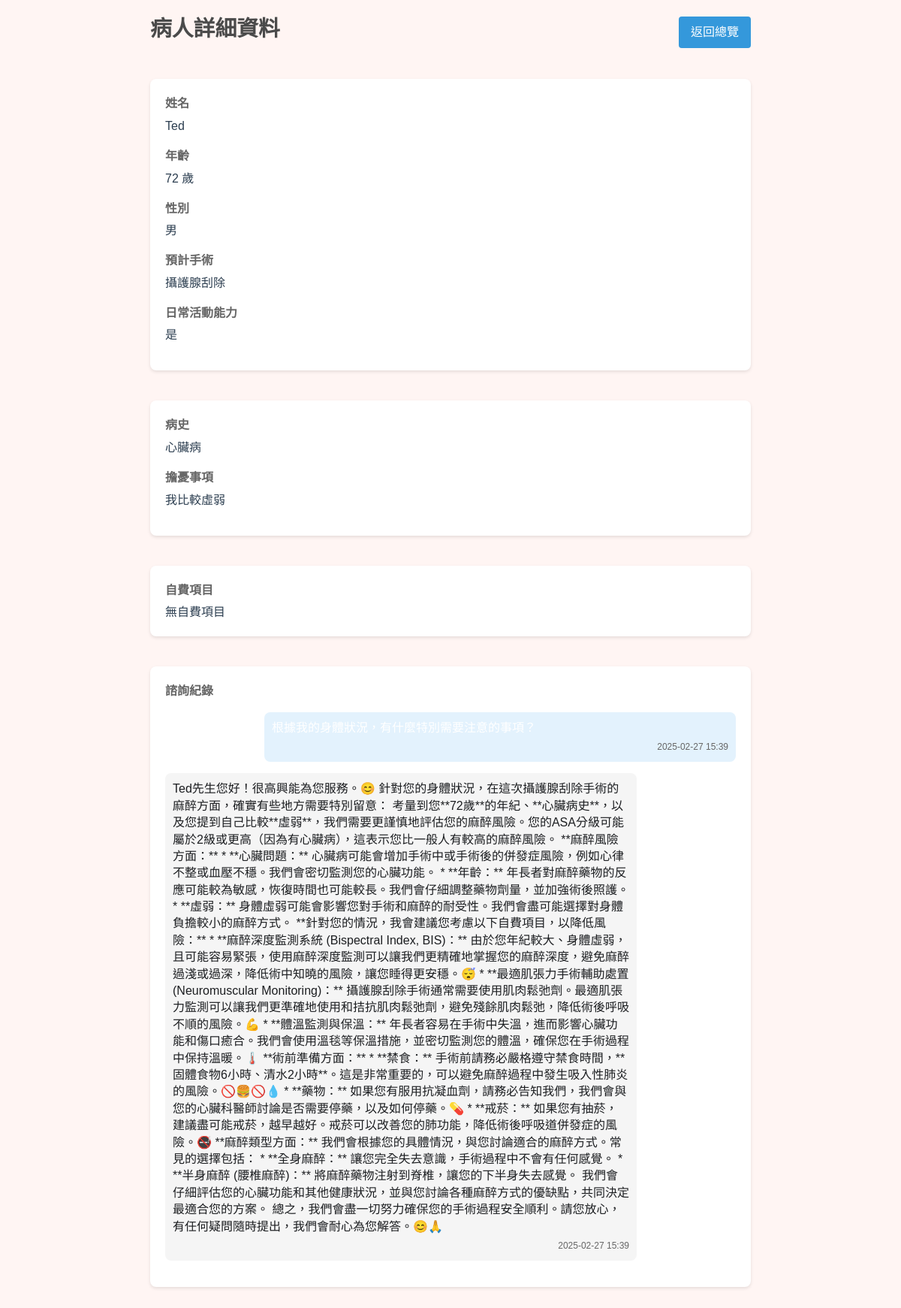
The page /admin/patient/6 (signed in) on the database its author committed.
### models.py (models this page shows)
class Patient(db.Model):
    id = db.Column(db.Integer, primary_key=True)
    sex = db.Column(db.String(10))
    age = db.Column(db.Integer)
    name = db.Column(db.String(100))
    operation = db.Column(db.String(200))
    cfs = db.Column(db.String(50))
    medical_history = db.Column(db.Text)
    worry = db.Column(db.Text)
    created_at = db.Column(db.DateTime, default=datetime.utcnow)
    self_pay_items = db.relationship('SelfPayItem', backref='patient', lazy=True)
    chat_history = db.relationship('ChatHistory', backref='patient', lazy=True)

class ChatHistory(db.Model):
    id = db.Column(db.Integer, primary_key=True)
    patient_id = db.Column(db.Integer, db.ForeignKey('patient.id'))
    message = db.Column(db.Text)  # User's message
    response = db.Column(db.Text)  # API response
    created_at = db.Column(db.DateTime, default=datetime.utcnow)
    message_type = db.Column(db.String(10))  # 'user' or 'bot'

### app.py (the view)
@app.route('/admin/patient/<id>')
@login_required
def patient_detail(id):
    patient = Patient.query.get_or_404(id)
    return render_template('patient_detail.html', patient=patient)

### models.py (called while the page is built)
def init_login_manager(app):
    login_manager.init_app(app)
    login_manager.login_view = 'login'
    @login_manager.user_loader
    def load_user(user_id):
        return User.query.get(int(user_id))

### templates/patient_detail.html (shortened to what this page needs)
<!DOCTYPE html>
<html lang="zh-TW">
<head>
    <link rel="stylesheet" href="{{ url_for('static', filename='css/style.css') }}">
</head>
<body>
    <div class="patient-detail">
        <div class="header">
            <h1>病人詳細資料</h1>
            <a href="{{ url_for('admin_dashboard') }}" class="back-btn">返回總覽</a>
        </div>
        <div class="detail-card">
            <div class="detail-group">
                <div class="detail-label">姓名</div>
                <div class="detail-value">{{ patient.name }}</div>
            </div>
            <div class="detail-group">
                <div class="detail-label">年齡</div>
                <div class="detail-value">{{ patient.age }} 歲</div>
            </div>
            <div class="detail-group">
                <div class="detail-label">性別</div>
                <div class="detail-value">{{ patient.sex }}</div>
            </div>
            <div class="detail-group">
                <div class="detail-label">預計手術</div>
                <div class="detail-value">{{ patient.operation }}</div>
            </div>
            <div class="detail-group">
                <div class="detail-label">日常活動能力</div>
                <div class="detail-value">{{ patient.cfs }}</div>
            </div>
        </div>
        <div class="detail-card">
            <div class="detail-group">
                <div class="detail-label">病史</div>
                <div class="detail-value">{{ patient.medical_history or '無特殊病史' }}</div>
            </div>
            <div class="detail-group">
                <div class="detail-label">擔憂事項</div>
                <div class="detail-value">{{ patient.worry or '無特別擔憂' }}</div>
            </div>
        </div>
        <div class="detail-card">
            <div class="detail-label">自費項目</div>
            {% if patient.self_pay_items %}
            <ul class="self-pay-items">
                {% for item in patient.self_pay_items %}
                <li>
                    <div class="detail-value">
                        {{ item.item_name }} - {{ "%.2f"|format(item.price) }} 元
                    </div>
                </li>
                {% endfor %}
            </ul>
            {% else %}
            <div class="detail-value">無自費項目</div>
            {% endif %}
        </div>
        <div class="detail-card">
            <div class="detail-label">諮詢紀錄</div>
            {% if patient.chat_history %}
            <div class="chat-history">
                {% for chat in patient.chat_history %}
                <div class="chat-message {% if chat.message_type == 'user' %}user-message{% else %}bot-message{% endif %}">
                    {% if chat.message_type == 'user' %}
                        <div class="message-content">{{ chat.message }}</div>
                    {% else %}
                        <div class="message-content">{{ chat.response }}</div>
                    {% endif %}
                    <div class="message-time">{{ chat.created_at.strftime('%Y-%m-%d %H:%M') }}</div>
                </div>
                {% endfor %}
            </div>
            {% else %}
            <div class="detail-value">無諮詢紀錄</div>
            {% endif %}
        </div>
    </div>
</body>
</html>

### static/css/style.css (style rules this page uses)
body { font-family: "Microsoft JhengHei", "微軟正黑體", sans-serif; margin: 0; padding: 0; background-color: #FFF5F3; color: #4A4A4A; line-height: 1.6; }
h1 { margin: 0; font-size: 1.8em; line-height: 1.3; margin-bottom: 8px; }
.user-message { background-color: #0056b3; color: white; align-self: flex-end; border-bottom-right-radius: 5px; }
.bot-message { background-color: #f0f2f5; color: #1c1e21; align-self: flex-start; border-bottom-left-radius: 5px; }
.patient-detail { display: flex; flex-direction: column; gap: 20px; }
.detail-card { background: white; padding: 25px; border-radius: 10px; box-shadow: 0 2px 4px rgba(0,0,0,0.1); }

### templates/patient_detail.html (style rules this page uses)
.patient-detail { padding: 20px; max-width: 800px; margin: 0 auto; }
.detail-card { background: #fff; padding: 20px; border-radius: 8px; box-shadow: 0 2px 4px rgba(0,0,0,0.1); margin-bottom: 20px; }
.detail-group { margin-bottom: 15px; }
.detail-label { font-weight: 600; color: #666; margin-bottom: 5px; }
.detail-value { color: #2c3e50; line-height: 1.5; }
.header { display: flex; justify-content: space-between; align-items: center; margin-bottom: 20px; }
.back-btn { padding: 8px 16px; background: #3498db; color: white; text-decoration: none; border-radius: 4px; }
.chat-history { margin-top: 15px; }
.chat-message { margin-bottom: 15px; padding: 10px; border-radius: 8px; max-width: 80%; }
.user-message { background-color: #e3f2fd; margin-left: auto; }
.bot-message { background-color: #f5f5f5; margin-right: auto; }
.message-content { margin-bottom: 5px; line-height: 1.4; }
.message-time { font-size: 12px; color: #666; text-align: right; }

### rows shown on the page
Patient: name "Ted", age "72", sex "男", operation "攝護腺刮除", cfs "是", medical_history "心臟病", worry "我比較虛弱"
ChatHistory: created_at "2025-02-27 15:39"
ChatHistory: response "Ted先生您好！很高興能為您服務。😊 針對您的身體狀況，在這次攝護腺刮除手術的麻醉方面，確實有些地方需要特別留意： 考量到您**72歲**的年紀、**心臟病史**，以及您提到自己比較**虛弱**，我們需要更謹慎地評估您的麻醉風險。您的ASA分級可能屬於2級或更高（因為有心臟病），這表示您比一般人有較高的麻醉風險。 **麻醉風險方面：** * **心臟問題：** 心臟病可能會增加手術中或手術後的併發症風險，例如心律不整或血壓不穩。我們會密切監測您的心臟功能。 * **年齡：** 年長者對麻醉藥物的反應可能較為敏感，恢復時間也可能較長。我們會仔細調整藥物劑量，並加強術後照護。 * **虛弱：** 身體虛弱可能會影響您對手術和麻醉的耐受性。我們會盡可能選擇對身體負擔較小的麻醉方式。 **針對您的情況，我會建議您考慮以下自費項目，以降低風險：** * **麻醉深度監測系統 (Bispectral Index, BIS)：** 由於您年紀較大、身體虛弱，且可能容易緊張，使用麻醉深度監測可以讓我們更精確地掌握您的麻醉深度，避免麻醉過淺或過深，降低術中知曉的風險，讓您睡得更安穩。😴 * **最適肌張力手術輔助處置 (Neuromuscular Monitoring)：** 攝護腺刮除手術通常需要使用肌肉鬆弛劑。最適肌張力監測可以讓我們更準確地使用和拮抗肌肉鬆弛劑，避免殘餘肌肉鬆弛，降低術後呼吸不順的風險。💪 * **體溫監測與保溫：** 年長者容易在手術中失溫，進而影響心臟功能和傷口癒合。我們會使用溫毯等保溫措施，並密切監測您的體溫，確保您在手術過程中保持溫暖。🌡️ **術前準備方面：**…", created_at "2025-02-27 15:39"
